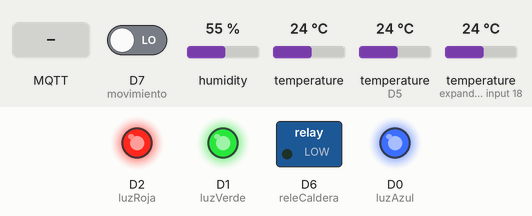
Recording of a sketch running on a simulated ESP8266 (NodeMCU). On the bench: switched loads named in the sketch (green lamp = pin HIGH), output pins drawn as LEDs (lit = HIGH). The test bench sets the inputs (shaded band); at power-on: D7 (movimiento) LOW, temperature (sensors on D5, expander input 18) 24 °C, humidity 55 %, temperature 24 °C. WiFi joins after 1.5 s; servers stay silent unless stated; random numbers use the default seed unless the sketch sets one; no MQTT or app messages arrive unless stated; what the sketch prints to the serial monitor is not drawn.

Above: at 2.7 s.
2.8 s: D7 (movimiento) driven HIGH
At 3.4 s:
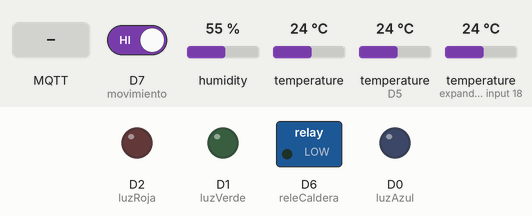
4.3 s: MQTT message "1" arrives on the first subscribed topic
5.8 s: temperature (sensor on D5) set to 16 °C
13.2 s: temperature (sensor on D5) set to 13 °C
At 22.2 s:
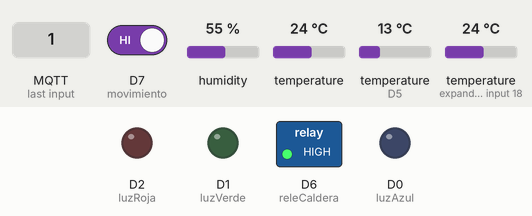
23.2 s: D7 (movimiento) driven LOW
At 23.7 s:
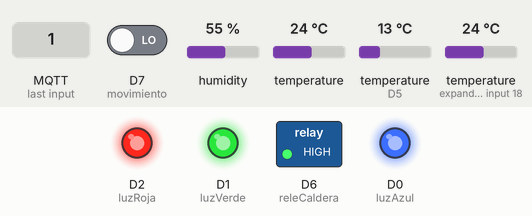
24.7 s: MQTT message "0" arrives on the first subscribed topic
At 32.2 s:
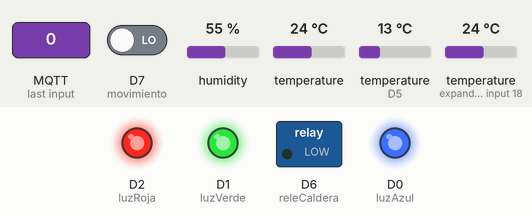
Timing chart, 0 to 33.7 s (numbered marks = the images above; inputs shaded):
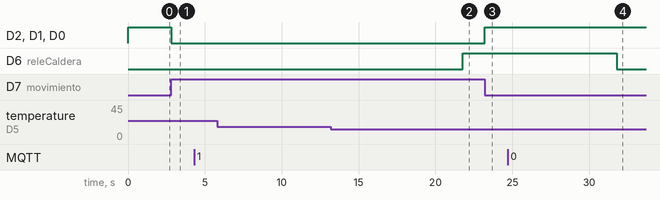

Measured:
- the behaviour switches between 15 and 14 °C on temperature (sensor on D5) (found by bisection; images 1 and 2)
- after the input at 2.8 s, D2 (luzRoja), D1 (luzVerde), D0 (luzAzul): HIGH → LOW at once
- after the input at 4.3 s, every drawn part: stays the same
- after the input at 5.8 s, every drawn part: stays the same
- after the input at 13.2 s, D6 (releCaldera): LOW → HIGH after 8.6 s
- after the input at 23.2 s, D2 (luzRoja), D1 (luzVerde), D0 (luzAzul): LOW → HIGH at once
- after the input at 24.7 s, D6 (releCaldera): HIGH → LOW after 7.1 s

The sketch:

Cocina.ino
```cpp
#include <ESP8266WiFi.h>
#include <PubSubClient.h>
#include <DHTesp.h>
#include <OneWire.h>
#include <DallasTemperature.h>
#include "Cocina.h"


DHTesp dht;
// Setup a oneWire instance to communicate with any OneWire devices
OneWire oneWire(oneWireBus);
// Pass our oneWire reference to Dallas Temperature sensor
DallasTemperature sensors(&oneWire);

unsigned long previousMillis = 0;

char PLACA[50];


String strext = "";
char TEMPERATURA[50];
char CALDERA[50];
char TEMPDESEADA[50];
bool HabilitarCaldera = 0;
float tempDeseada = 15.0;

//----------------------------------------------------------

int estadoPulsador = 0;             // Variable que almacena el estado actual del pulsador
int estadoAnteriorPulsador = 0;     // Variable que almacena el estado anterior del pulsador

//----------------------------------------------------------
WiFiClient espClient;
PubSubClient client(espClient);

//------------------------SETUP-----------------------------
void setup() {

    pinMode(releCaldera,	   OUTPUT);
    pinMode(luzVerde,   	   OUTPUT);
    pinMode(luzAzul,    	   OUTPUT);
    pinMode(luzRoja,    	   OUTPUT);
    pinMode(movimiento, 	   INPUT);

    digitalWrite(luzVerde,	    HIGH);
    digitalWrite(luzAzul,       HIGH);
    digitalWrite(luzRoja,       HIGH);
    digitalWrite(releCaldera,   LOW);

    delay(10);
    dht.setup(dht_dpin, DHTesp::DHT11); // Connect DHT sensor to GPIO 17

    // Inicia Serial
    Serial.begin(115200);
    Serial.println("");

    // Conexión WIFI
    WiFi.begin(ssid, password);
    while (WiFi.status() != WL_CONNECTED and contconexion < 50) { //Cuenta hasta 50 si no se puede conectar lo cancela
        ++contconexion;
        delay(500);
        Serial.print(".");
    }
    if (contconexion < 50) {
        Serial.println("WiFi conectado");
        Serial.println(WiFi.localIP());
    }
    else {
        Serial.println("");
        Serial.println("Error de conexion");
    }

    client.setServer(SERVER, SERVERPORT);
    client.setCallback(callback);

    String temperatura = "/" + USERNAME + "/" + "temperatura";
    temperatura.toCharArray(TEMPERATURA, 50);

    String caldera = "/" + USERNAME + "/" + "caldera";
    caldera.toCharArray(CALDERA, 50);

    String tempDeseada = "/" + USERNAME + "/" + "";
    tempDeseada.toCharArray(TEMPDESEADA, 50);

}

//--------------------------LOOP--------------------------------
void loop() {

    char valueStr[15];
    String strtemp;
    bool mov;


    if (!client.connected()) {
        reconnect();
    }
    client.loop();

    unsigned long currentMillis = millis();

    //-----------------------------------------
    estadoPulsador = digitalRead(movimiento);      // Se lee y almacena el estado del pulsador

    if (estadoPulsador != estadoAnteriorPulsador) { // Se compara la variable estadoPulsador
                                                      //// con su valor anterior
        if (estadoPulsador == HIGH) {                 // Si el estado cambió, se incrementa el contador
            Serial.println("Encedido");
            ledOn();
        }
        else {                                        // Si el estado actual es LOW entonces el pulsador
            Serial.println("Apagado");                  //// paso de un estado ON a OFF
            ledOff();
        }
    }
                                                      // Se guarda el estado actual como ultimo estado
    estadoAnteriorPulsador = estadoPulsador;
    //-----------------------------------------

    if (currentMillis - previousMillis >= 10000) { //envia la temperatura cada 10 segundos
        previousMillis = currentMillis;

        delay(dht.getMinimumSamplingPeriod());

        sensors.requestTemperatures();
        float tempPieza = sensors.getTempCByIndex(0);
        float tempExterior = sensors.getTempCByIndex(1);
        Serial.println("tempPieza    [" +  String(tempPieza) + " ºC] ");
        Serial.println("tempExterior [" +  String(tempExterior) + " ºC] ");
        float tempCocina = dht.getTemperature();
        float humidity = dht.getHumidity();
        tempCocina -= 1.0;
        strtemp =  "T:" + String(tempCocina, 1) + " H:" + String(humidity, 0);
        strtemp.toCharArray(valueStr, 15);


        Serial.println("Mensaje enviando: [" +  String(TEMPERATURA) + "] " + strtemp);
        client.publish(TEMPERATURA, valueStr);
        digitalWrite(releCaldera, LOW);
        if (HabilitarCaldera){
            if (tempDeseada > tempPieza){
                digitalWrite(releCaldera,   HIGH);
            }
            else
            digitalWrite(releCaldera,   LOW);
        }
    }

}


//------------------------CALLBACK-----------------------------
void callback(char* topic, byte* payload, unsigned int length) {

    char PAYLOAD[5] = "    ";

    Serial.print("Mensaje recibido: [");
    Serial.print(topic);
    Serial.print("] ");
    for (int i = 0; i < length; i++) {
        PAYLOAD[i] = (char)payload[i];
    }
    Serial.println(PAYLOAD);

    if (String(topic) ==  String(CALDERA)) {
        if (payload[0] == '1') {
            HabilitarCaldera = 1;
            Serial.println("Caldera habilitada");
        }
        if (payload[0] == '0') {
            HabilitarCaldera = 0;
            Serial.println("Caldera deshabilitada");
        }
    }

    if (String(topic) ==  String(TEMPDESEADA)) {
        tempDeseada = atof(PAYLOAD);
    }
}

//------------------------RECONNECT-----------------------------
void reconnect() {
    uint8_t retries = 3;
    // Loop hasta que estamos conectados
    while (!client.connected()) {
        Serial.print("Intentando conexion MQTT...");
        // Crea un ID de cliente al azar
        String clientId = "ESP8266Client-";
        clientId += String(random(0xffff), HEX);
        // Attempt to connect
        USERNAME.toCharArray(PLACA, 50);
        if (client.connect("", PLACA, PASSWORD)){
            Serial.println("conectado");
            client.subscribe(CALDERA);
            client.subscribe(TEMPDESEADA);
        }
        else {
            Serial.print("fallo, rc=");
            Serial.print(client.state());
            Serial.println(" intenta nuevamente en 5 segundos");
            // espera 5 segundos antes de reintentar
            delay(5000);
        }
        retries--;
        if (retries == 0) {
            // esperar a que el WDT lo reinicie
            while (1);
        }
    }
}

void ledOn(){

    int sensorValue;
    float voltage;
    Serial.print("Mov = Si ");
    sensorValue = analogRead(A0); //Lectura del ADC
    voltage = sensorValue * (3.3 / 1023.0); //escalamos a voltaje
    Serial.print("    ADC = ");
    Serial.print(sensorValue);
    if ( sensorValue < 5 )   { sensorValue = 1000;}
    else{						           //  64
        if ((sensorValue > 5) && (sensorValue < 10  ))   { sensorValue = 800 ;}	 //  128
        else{
            if ((sensorValue > 10) && (sensorValue < 30  ))   { sensorValue = 700;}	 //  256
            else{
                if ((sensorValue > 30) && (sensorValue < 40  ))   { sensorValue = 600;}	 //  512
                else{
                    if ((sensorValue > 40) && (sensorValue < 50  ))   { sensorValue = 500;}	 //  768
                    else{
                        if ((sensorValue > 50) && (sensorValue < 1024))   { sensorValue = 0  ;}	 // 1024}
                    }
                }
            }
        }
    }
    Serial.print("    ADC2= ");
    Serial.print(sensorValue);
    analogWrite(luzAzul, sensorValue );
    analogWrite(luzVerde, sensorValue);
    analogWrite(luzRoja, sensorValue );

}
void ledOff(){
    analogWrite(luzAzul, 1024 );
    analogWrite(luzVerde,1024 );
    analogWrite(luzRoja, 1024 );
}
```

Cocina.h
```cpp
#ifndef Cocina_h
#define Cocina_h


#define luzAzul     	D0
#define luzVerde    	D1
#define luzRoja     	D2
#define dht_dpin    	D3      // GPIO-0 D3 pin of nodemcu
#define oneWireBus  	D5      // GPIO where the DS18B20 is connected to
#define releCaldera     D6
#define movimiento  	D7


//-------------------VARIABLES GLOBALES--------------------------
int contconexion = 0;

const char *ssid = "Gon5A"; //"MANTENIMIENTO_NC";
const char *password = "gonzalo3";//"wdzg-veid-ed4p";

char   SERVER[50]   = "tailor.cloudmqtt.com";
int    SERVERPORT   = 12034;
String USERNAME = "Gonzalo";
char   PASSWORD[50] = "12345";

#endif  /* PANTALLA_H */
```
